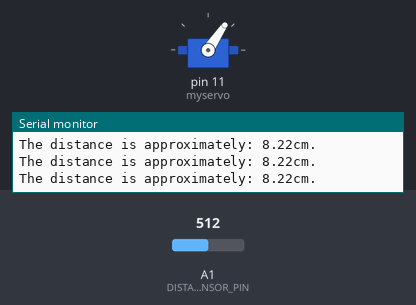
Recording of a sketch running on a simulated Arduino Uno, built with avr-gcc and run on an emulated ATmega328P. On the bench: servo, the last lines printed to the serial monitor. Inputs (shaded band) come from the test bench; at power-on: A1 (DISTANCE_SENSOR_PIN) = 512.

Above: at 1.2 s.
1.3 s: A1 (DISTANCE_SENSOR_PIN) set to 306
At 2.5 s:
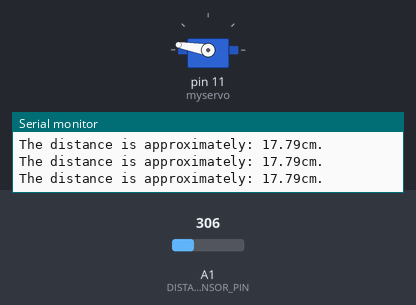
4.3 s: A1 (DISTANCE_SENSOR_PIN) set to 716
At 5.4 s:
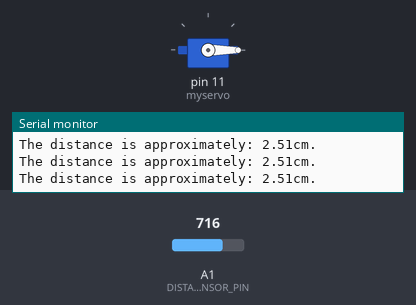
7.3 s: A1 (DISTANCE_SENSOR_PIN) set to 122
At 7.5 s:
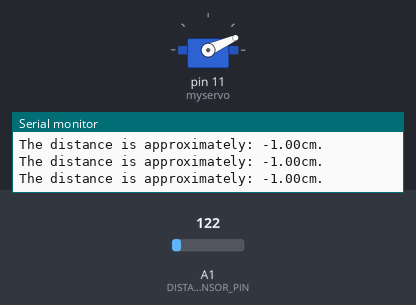
Timing chart, 0 to 10.3 s (numbered marks = the images above; inputs shaded):
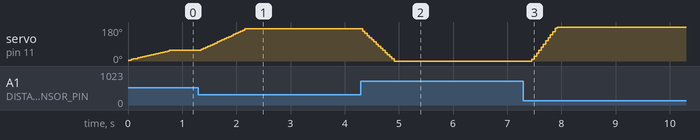

Measured:
- after the input at 1.3 s, servo on pin 11 (myservo): moves from 56° to 170° over 0.81 s, starting after 0.05 s
- after the input at 4.3 s, servo on pin 11 (myservo): moves from 170° to 0° over 0.58 s, starting at once
- after the input at 7.3 s, servo on pin 11 (myservo): moves from 0° to 180° over 0.47 s, starting after 0.16 s

The sketch:

lab6pt2.ino
```cpp
/*
 Controlling a servo position using a potentiometer (variable resistor)
 by Michal Rinott <http://people.interaction-ivrea.it/m.rinott>

 modified on 8 Nov 2013
 by Scott Fitzgerald
 http://www.arduino.cc/en/Tutorial/Knob
*/

#include <Servo.h>

#define COUNT 8
#define DEBUG 0
#define BUTTON_PIN 2

#define MAX_ANALOG_READ 613
#define DISTANCE_SENSOR_PIN A1
#define SAMPLE_COUNT 20

int samples[SAMPLE_COUNT];
int sampleIndex = 0;

/*
Measures the analog input voltage from the sensor.
b) Uses the information you gathered in the prior experiment to calculate the distance to
the wall. Use a piecewise linear model to approximate the conversion function.
c) The program should print the distance to the wall on the serial console each time
you press the pushbutton. Report the distance to the nearest 1mm when possible.
DEMO #1 – show the TA that this program works.
*/

// Sorted list of input/output pairs
float dataPoints[COUNT][2] = {
  {3.065, 5},
  {2.191, 10},
  {1.695, 15},
  {1.338, 20},
  {1.066, 25},
  {0.933, 30},
  {0.775, 35},
  {0.687, 40}
};


float calculateDistance(float voltage) {
  // Implement piecewise linear function
  int i;
  for(i = 0; i < COUNT - 1; i++) {
    // See if next value is larger
    if(voltage > dataPoints[i + 1][0]) {
      // Calculate value
      float x1 = (float) dataPoints[i][0];
      float y1 = (float) dataPoints[i][1];
      float x0 = (float) dataPoints[i + 1][0];
      float y0 = (float) dataPoints[i + 1][1];

      // Point-slope form y = y0 + m(x - x0)
      return y0 + (y1-y0)/(x1-x0) * (voltage - x0);
    }
  }
  return -1;
}

int readValue() {
  int value = analogRead(DISTANCE_SENSOR_PIN);
  float voltage = value * (5.0 / 1023.0);
  Serial.print("The distance is approximately: ");
  Serial.print(calculateDistance(voltage));
  Serial.println("cm.");
  if(DEBUG) {
    Serial.print("Raw value: ");
    Serial.println(value);
    Serial.print("Voltage: ");
    Serial.println(voltage);
  }
  return value;
}

void logSample(int value) {
  samples[sampleIndex] = value;
  sampleIndex = (sampleIndex + 1) % SAMPLE_COUNT;
}

int averageSample() {
  int sum = 0;
  for (int i = 0; i < SAMPLE_COUNT; i++) {
    sum += samples[i];
  }
  return sum/SAMPLE_COUNT;
}

Servo myservo;  // create servo object to control a servo


void setup() {
  myservo.attach(11);  // attaches the servo on pin 9 to the servo object

  // Configure pins
  pinMode(DISTANCE_SENSOR_PIN, INPUT);

  // Configure serial port
  Serial.begin(9600);
}


void loop() {
  int analogValue = MAX_ANALOG_READ - readValue();
  logSample(analogValue);
  analogValue = map(averageSample(), 0, MAX_ANALOG_READ, 0, 340);     // scale it for use with the servo (value between 0 and 180)
  myservo.write(analogValue);                  // sets the servo position according to the scaled value

  delay(15);                           // waits for the servo to get there
}
```
